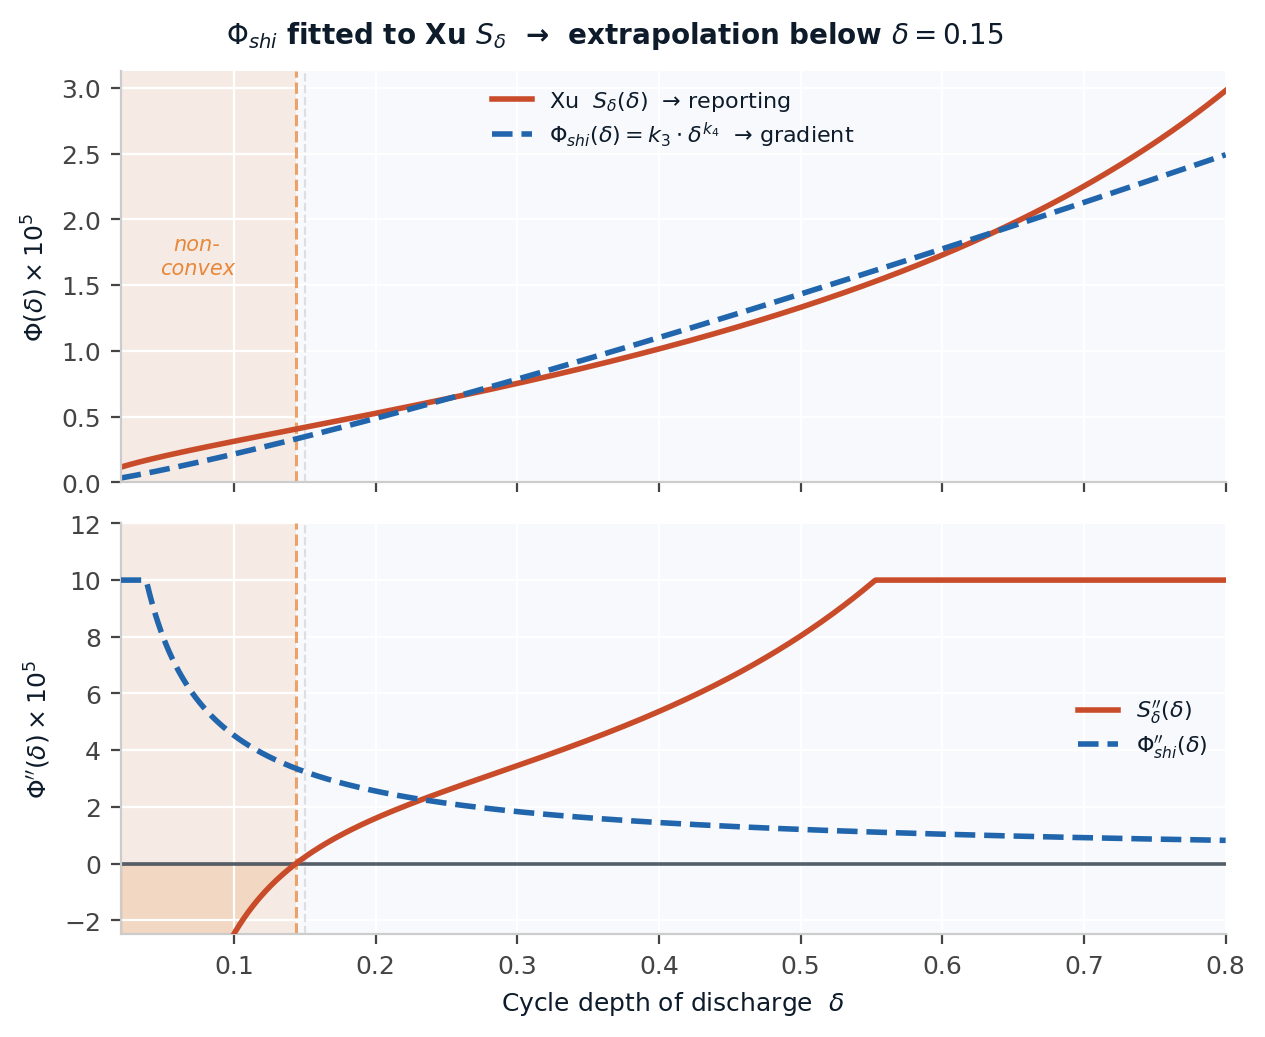

Write the Python code that produced this figure.
"""
phi_extrapolation_minimal.py
============================
Minimal two-panel slide figure: Xu S_delta vs Phi_shi (top),
second derivatives (bottom). Compact, clean, slide-ready.

Run:  python phi_extrapolation_minimal.py
Output: phi_extrapolation_minimal.png  (same directory as this script)
"""

import numpy as np
import matplotlib
matplotlib.use('Agg')
import matplotlib.pyplot as plt
from pathlib import Path

# ── Model parameters ──────────────────────────────────────────────────────────
K1, K2_EXP, K3C   = 1.40e5, -0.501, -1.23e5
K3_SHI, K4_SHI    = 3.2418e-5, 1.1785
BOUNDARY, FIT_FLOOR = 0.1437, 0.15

def s_dod(d):
    d = np.clip(np.asarray(d, float), 1e-6, 1.0)
    return 1.0 / (K1 * d**K2_EXP + K3C)

def phi_shi(d):
    d = np.clip(np.asarray(d, float), 1e-9, 1.0)
    return K3_SHI * d**K4_SHI

def s_dod_d2(d):
    d   = np.clip(np.asarray(d, float), 1e-6, 1.0)
    D   = K1 * d**K2_EXP + K3C
    Dp  = K1 * K2_EXP * d**(K2_EXP - 1)
    Dpp = K1 * K2_EXP * (K2_EXP - 1) * d**(K2_EXP - 2)
    return 2 * Dp**2 / D**3 - Dpp / D**2

def phi_shi_d2(d):
    d = np.clip(np.asarray(d, float), 1e-9, 1.0)
    return K3_SHI * K4_SHI * (K4_SHI - 1) * d**(K4_SHI - 2)

# ── Palette ───────────────────────────────────────────────────────────────────
BG      = '#f7f9fc'
C_XU    = '#C94C2A'
C_SHI   = '#2166ac'
C_SHADE = '#E8873A'
TXT     = '#0d1b2a'
GRID    = 'white'
EDGE    = '#cccccc'

plt.rcParams.update({
    'font.family':      'DejaVu Sans',
    'font.size':        9,
    'axes.facecolor':   BG,
    'figure.facecolor': 'white',
    'text.color':       TXT,
    'axes.edgecolor':   EDGE,
    'axes.labelcolor':  TXT,
    'xtick.color':      '#444444',
    'ytick.color':      '#444444',
    'grid.color':       GRID,
    'grid.linewidth':   0.8,
    'axes.grid':        True,
    'axes.spines.top':  False,
    'axes.spines.right':False,
})

# ── Data ──────────────────────────────────────────────────────────────────────
d = np.linspace(0.02, 0.80, 800)

xu_val  = s_dod(d)   * 1e5
shi_val = phi_shi(d) * 1e5
xu_d2   = np.clip(s_dod_d2(d),   -3e-5, 1e-4) * 1e5
shi_d2  = np.clip(phi_shi_d2(d), -3e-5, 1e-4) * 1e5

d_nc = d[d <= BOUNDARY]

# ── Figure: compact two-panel ─────────────────────────────────────────────────
fig, (ax1, ax2) = plt.subplots(
    2, 1, figsize=(6.5, 5.2), facecolor='white',
    gridspec_kw={'height_ratios': [1, 1], 'hspace': 0.10}
)
fig.subplots_adjust(left=0.12, right=0.97, top=0.93, bottom=0.10)

# ── Shared region shading ─────────────────────────────────────────────────────
for ax in (ax1, ax2):
    ax.axvspan(0.02, BOUNDARY,   color=C_SHADE, alpha=0.12, lw=0)
    ax.axvline(BOUNDARY,         color=C_SHADE, lw=1.1, ls='--', alpha=0.75)
    ax.axvline(FIT_FLOOR,        color=EDGE,    lw=0.8, ls='--', alpha=0.6)
    ax.set_xlim(0.02, 0.80)

# ── Top panel: function values ────────────────────────────────────────────────
ax1.plot(d, xu_val,  color=C_XU,  lw=2.0, label=r'Xu  $S_\delta(\delta)$  → reporting')
ax1.plot(d, shi_val, color=C_SHI, lw=2.0, ls='--',
         label=r'$\Phi_{shi}(\delta) = k_3\cdot\delta^{k_4}$  → gradient')

ax1.set_ylabel(r'$\Phi(\delta) \times 10^5$', fontsize=9)
ax1.set_ylim(bottom=0)
ax1.tick_params(labelbottom=False)
ax1.legend(fontsize=8, framealpha=0.0, loc='upper center',
           handlelength=1.8, borderpad=0.3, labelspacing=0.3)

# Region label (top panel only)
ax1.text(0.074, ax1.get_ylim()[1] * 0.55 if ax1.get_ylim()[1] > 0 else 1.5,
         'non-\nconvex', ha='center', va='center', fontsize=7.5,
         color=C_SHADE, style='italic')

# ── Bottom panel: second derivatives ─────────────────────────────────────────
# Orange fill for Xu non-convex region
xu_nc_d2 = np.clip(s_dod_d2(d_nc), -3e-5, 1e-4) * 1e5
ax2.fill_between(d_nc, xu_nc_d2, 0, color=C_SHADE, alpha=0.20, zorder=1)

ax2.axhline(0, color=TXT, lw=1.3, alpha=0.7, zorder=2)
ax2.plot(d, xu_d2,  color=C_XU,  lw=2.0, zorder=3, label=r"$S_\delta''(\delta)$")
ax2.plot(d, shi_d2, color=C_SHI, lw=2.0, ls='--', zorder=3,
         label=r"$\Phi_{shi}''(\delta)$")

ax2.set_ylabel(r"$\Phi''(\delta) \times 10^5$", fontsize=9)
ax2.set_xlabel(r'Cycle depth of discharge  $\delta$', fontsize=9)
ax2.set_ylim(-2.5, 12.0)
ax2.legend(fontsize=8, framealpha=0.0, loc='center right',
           handlelength=1.8, borderpad=0.3, labelspacing=0.3)

# ── Title ─────────────────────────────────────────────────────────────────────
fig.suptitle(r'$\Phi_{shi}$ fitted to Xu $S_\delta$  →  extrapolation below $\delta = 0.15$',
             fontsize=10, fontweight='bold', color=TXT)

# ── Save ──────────────────────────────────────────────────────────────────────
out = Path(__file__).parent / 'phi_extrapolation_minimal.png'
fig.savefig(out, dpi=200, bbox_inches='tight', facecolor='white')
print(f"Saved → {out}")
